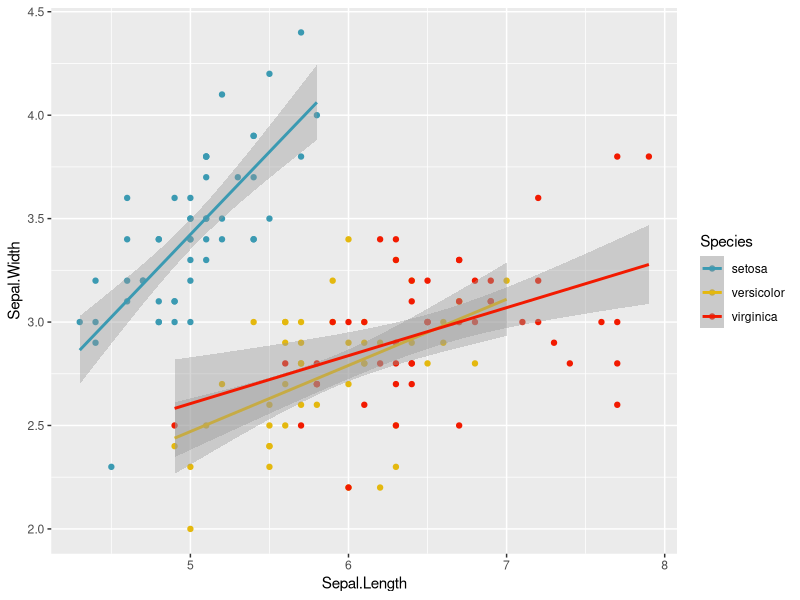

Write R code to recreate this figure.
## ---- chunk 1
library(ggplot2)
mean(iris$Sepal.Length)
require(ggplot2)
ggplot(iris, aes(Sepal.Length, Sepal.Width, color = Species)) +
  geom_point() +
  geom_smooth(method = "lm") + 
  scale_color_manual(values = c("#3B9AB2", "#E4B80E", "#F21A00"))

